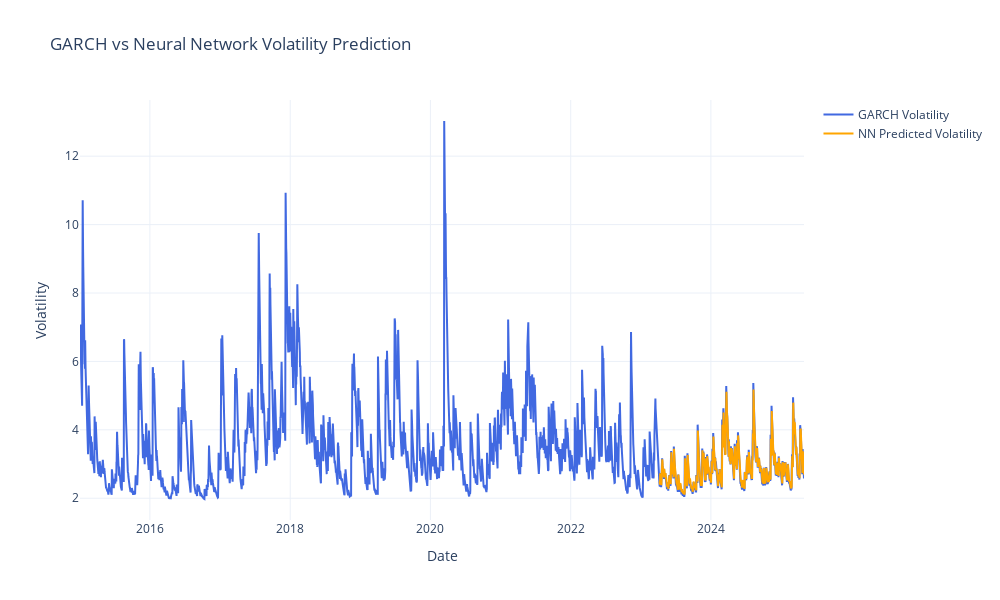

Notebook code cell kept with this figure:
### Code cell
fig = go.Figure()

fig.add_trace(go.Scatter(
    x=garch_vol.index,
    y=garch_vol,
    mode='lines',
    name='GARCH Volatility',
    line=dict(color='royalblue')
))

fig.add_trace(go.Scatter(
    x=predicted_series.index,
    y=predicted_series,
    mode='lines',
    name='NN Predicted Volatility',
    line=dict(color='orange')
))

fig.update_layout(
    title='GARCH vs Neural Network Volatility Prediction',
    xaxis_title='Date',
    yaxis_title='Volatility',
    template='plotly_white',
    height=600,
    width=1000
)

fig.show()

### Figure 1 — Plotly figure (JSON) as saved in the notebook; plotly's stock layout.template omitted (floating-point values rounded to 4 significant figures; data arrays with more than 128 entries replaced by an {"elided": "..."} marker saying what was removed)
{"data": [{"line": {"color": "royalblue"}, "mode": "lines", "name": "GARCH Volatility", "type": "scatter", "x": {"elided": "3772 str values"}, "y": {"elided": "3772 float values"}}, {"line": {"color": "orange"}, "mode": "lines", "name": "NN Predicted Volatility", "type": "scatter", "x": {"elided": "753 str values"}, "y": {"elided": "753 float values"}}], "layout": {"height": 600, "title": {"text": "GARCH vs Neural Network Volatility Prediction"}, "width": 1000, "xaxis": {"title": {"text": "Date"}}, "yaxis": {"title": {"text": "Volatility"}}}}
